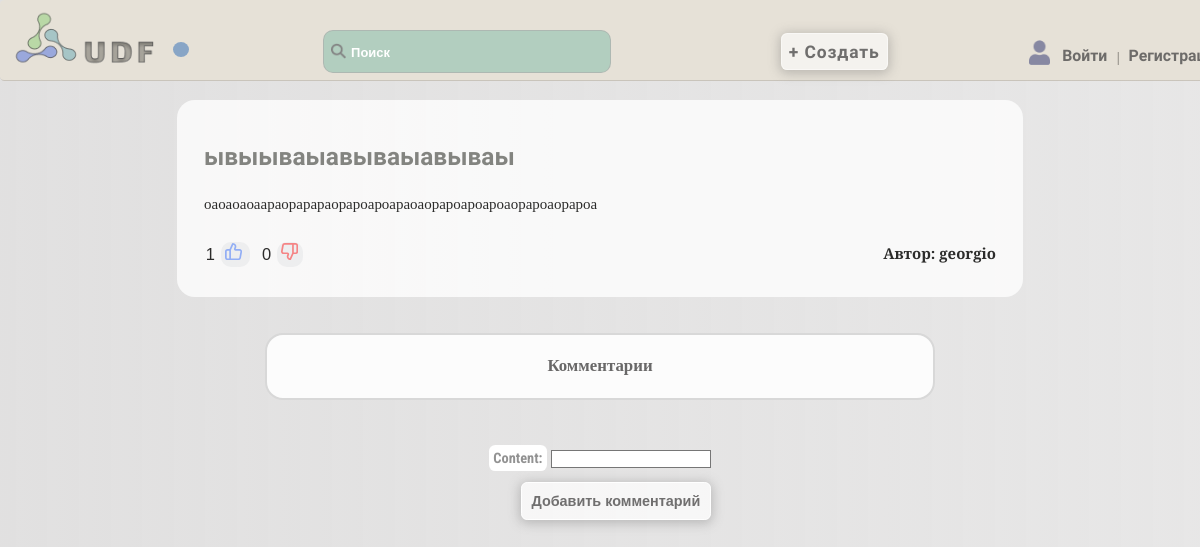
Screenshot of /1/review/ with the database file from the repository.
### articles/models.py (models this page shows, shortened)
class Article(models.Model):
    title = models.CharField(max_length=255)
    content = models.TextField()
    author = models.ForeignKey(settings.AUTH_USER_MODEL, on_delete=models.CASCADE)
    created_at = models.DateTimeField(auto_now_add=True)
    photo = models.ImageField(upload_to='photo', blank=True)
    likes = models.ManyToManyField(settings.AUTH_USER_MODEL, related_name='liked_articles')
    dislikes = models.ManyToManyField(settings.AUTH_USER_MODEL, related_name='disliked_articles')
    category = models.ForeignKey('Category', on_delete=models.PROTECT, verbose_name="categories")

### accounts/models.py (models this page shows, shortened)
class User(AbstractUser):
    username = models.CharField(max_length=150, unique=True)
    password = models.CharField(max_length=128, null=False, blank=False)
    bio = models.TextField(blank=True)
    country = models.CharField(max_length=50, blank=True)
    city = models.CharField(max_length=50, blank=True)
    is_online = models.BooleanField(default=False)
    occupation = models.CharField(max_length=50, blank=True)
    avatar = models.ImageField(upload_to='avatars', blank=True)
    date_joined = models.DateTimeField(auto_now_add=True)
    email = models.EmailField(unique=True)
    gender_choices = [
        ('M', 'Male'),
        ('F', 'Female'),
    ]
    gender = models.CharField(max_length=1, choices=gender_choices, blank=True)
    age = models.IntegerField(blank=True, null=True)
    last_login = None
    groups = None
    user_permissions = None

### articles/views.py (the view, shortened to what this page needs)
# urls.py: path('<int:pk>/review/', review_article, name='review_article'),
def review_article(request, pk):
    article = get_object_or_404(Article, pk=pk)
    user_has_bookmark = False
    if request.user.is_authenticated:
        user_has_bookmark = article.bookmark_set.filter(user=request.user).exists()
    comment_form = CommentForm()
    comments = Comment.objects.filter(article=article)
    return render(request, 'articles/review_article.html', {'article': article, 'user_has_bookmark': user_has_bookmark, 'comment_form': comment_form, 'comments': comments})

### articles/forms.py
class CommentForm(forms.ModelForm):
    class Meta:
        model = Comment
        fields = ['content']
        widgets = {
            'content': TinyMCE(attrs={'class': 'content_comment'}),
        }

### articles/templates/articles/review_article.html (shortened to what this page needs)
{% extends 'core/base.html' %}
{% block content %}
<div class="review-container">
  <h3 class="review-title">{{ article.title }}</h3>
  <p>{{ article.content|safe|linebreaks }}</p>
  <p class="review-author"> Автор: {{ article.author.username }}</p>
   <p class="content-likes-dislikes-bookmarkio-article">
     <span id="likes-count-{{ article.id }}" style="font-family: Arial, serif; font-size: 1.1em; font-weight:500; padding: 2px;">{{ article.likes.count }}</span>
     <span class="like-button" data-article-id="{{ article.id }}" data-is-liked="{{ article.is_liked }}" data-is-disliked="{{ article.is_disliked }}">
     </span>
     <span id="dislikes-count-{{ article.id }}" style="font-family: Arial, serif; font-size: 1.1em; font-weight:500; padding: 2px;" >{{ article.dislikes.count }}</span>
     <span class="dislike-button" data-article-id="{{ article.id }}" data-is-liked="{{ article.is_liked }}" data-is-disliked="{{ article.is_disliked }}">
     </span>
   </p>
</div>
  <div class="comment-area">
    <h3>Комментарии</h3>
  </div>
  <div class="add-comment-area">
  <form method="post" action="{% url 'add_comment' article.id %}">
    {{ comment_form.as_p }}
  <button class="review-bt" type="submit">Добавить комментарий</button>
  </form>
  </div>
{% endblock %}

### core/static/css/style.css (style rules this page uses)
body { margin: 0; padding: 0; background: linear-gradient(to right, rgba(214, 213, 213, 0.73), rgba(214, 213, 213, 0.58)); zoom: 0.9; height: 100vh; opacity: 0; }
label, #id_username { color: rgba(100, 100, 100, 0.7); font-weight: bold; font-family: Roboto Condensed, serif; }
.content-likes-dislikes-bookmarkio-article { display: inline-block; }
.like-button, .dislike-button { background: rgba(74, 85, 98, 0.06); padding: 5px; border-radius: 11px; }
.like-button, .dislike-button { margin-right: 11px; cursor: pointer; }
.like-button svg, .dislike-button svg { width: 19px; height: 19px; }
.comment-area { padding: 5px; background-color: rgba(255, 255, 255, 0.88); border-radius: 20px; border: 3px solid rgba(128, 128, 128, 0.29); width: 730px; height: auto; color: rgba(72, 71, 71, 0.82); font-family: Georgia,serif; margin: 40px; }
.comment-area h3 { text-align: center; }
.review-bt { padding: 11px; font-size: 1em; font-weight: bold; background-color: rgba(255, 255, 255, 0.7); box-shadow: 0 2px 12px 2px rgba(112, 110, 110, 0.36); color: rgba(82, 81, 81, 0.82); border: 1px solid rgb(255, 255, 255); border-radius: 7px; transition: background-color ease-in-out 0.3s, color ease-in-out 0.3s; }
.add-comment-area form button.review-bt { float: right; }
.add-comment-area { margin-bottom: 40px; display: flex; justify-content: space-between; }
.add-comment-area label[for='id_content'] { padding: 5px; background-color: white; border-radius: 7px; }
.review-container { flex-basis: 50%; padding: 20px 30px; width: 880px; background-color: rgba(255, 255, 255, 0.78); border-radius: 20px; margin: 111px auto 0; }
.review-container .review-author { float: right; font-weight: 600; vertical-align: text-top; }
.review-container p { color: #2c2c2b; font-family: Spectral SC, serif; font-weight: 400; font-size: 1.04em; }
.review-title { font-family: Play, serif; font-size: 1.7em; color: rgba(109, 110, 105, 0.84); }

### rows the page displays
Article: title "ывыываыавываыавываы", content "оаоаоаоаараорарараорароароараоаорароароароаорароаорароа", author.username "georgio", likes.count "1", dislikes.count "0"
